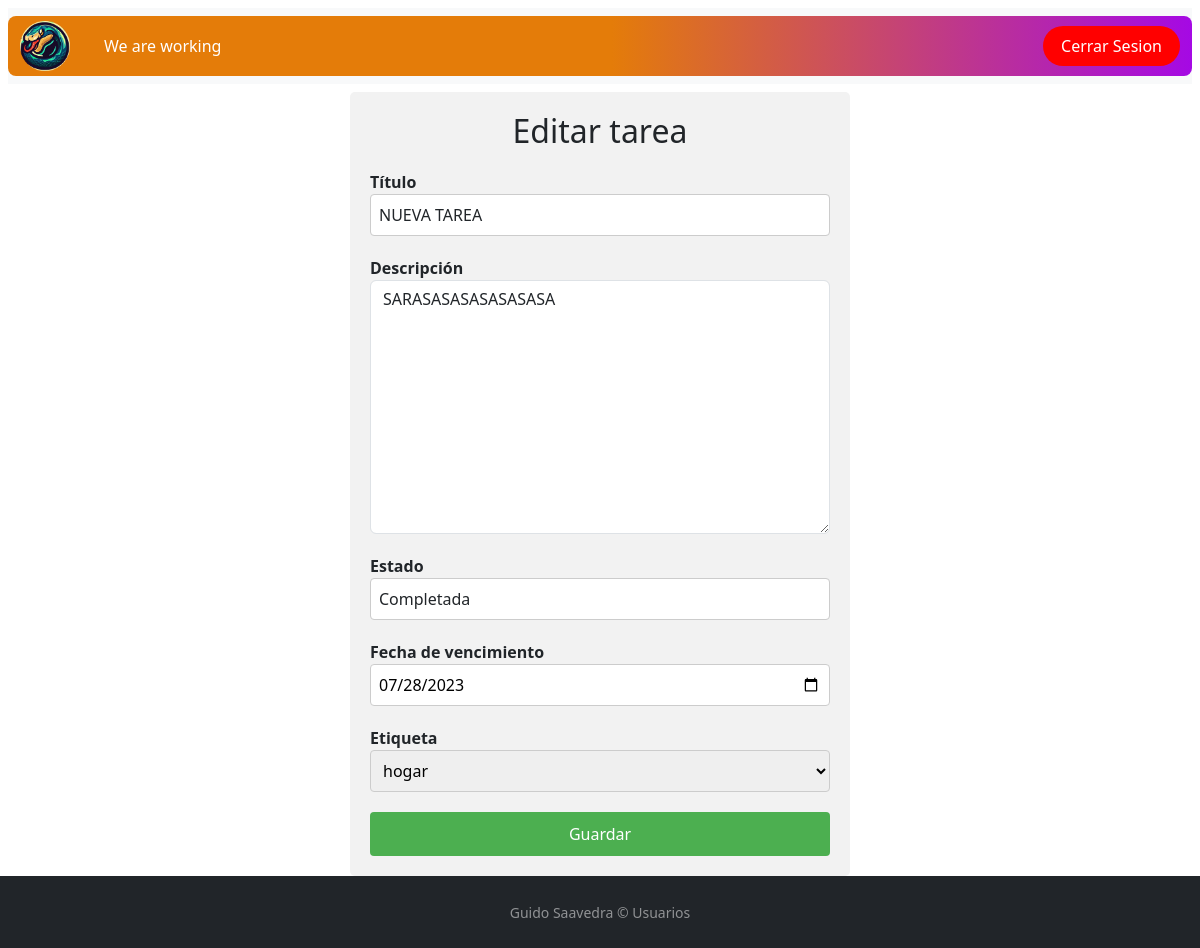
The page /editar/1/ (signed in) on the database its author committed.
### principal/models.py (models this page shows)
class Task(models.Model):
    user = models.ForeignKey(User, on_delete=models.CASCADE)
    title = models.CharField(max_length=100)
    description = models.TextField()
    due_date = models.DateTimeField(default=datetime.now)
    STATUS_CHOICES = (
        ('P', 'Pendiente'),
        ('IP', 'En progreso'),
        ('C', 'Completada'),
    )
    status = models.CharField(max_length=2, choices=STATUS_CHOICES)
    label = models.ForeignKey('Label', on_delete=models.CASCADE)

### principal/views.py (the view, shortened to what this page needs)
# urls.py: path('editar/<int:pk>/', EditTaskView.as_view(), name='editar_tarea'),
class EditTaskView(LoginRequiredMixin, UpdateView):
    model = Task
    form_class = EditTaskForm
    template_name = 'editar_tarea.html'
    success_url = reverse_lazy('pagina_principal')
    def get_queryset(self):
        queryset = super().get_queryset()
        return queryset.filter(id=self.kwargs['pk'])
    def get_context_data(self, **kwargs):
        context = super().get_context_data(**kwargs)
        context['tarea'] = self.get_queryset().first()
        return context

### principal/forms.py (shortened to what this page needs)
class EditTaskForm(forms.ModelForm):
    due_date = forms.DateField(
        widget=forms.DateInput(attrs={'type': 'date'}),
        initial=datetime.now() + timedelta(days=30)
    )
    title = forms.CharField(
        widget=forms.TextInput(attrs={'class': 'form-control'})
    )
    description = forms.CharField(
        widget=forms.Textarea(attrs={'class': 'form-control'})
    )
    status = forms.ChoiceField(
        choices=Task.STATUS_CHOICES,
        widget=forms.Select(attrs={'class': 'form-control'})
    )
    class Meta:
        model = Task
        fields = ['title', 'description', 'due_date', 'status', 'label']

### principal/models.py (called while the page is built)
    def __str__(self):
        return self.nombre

### principal/templates/editar_tarea.html (shortened to what this page needs)
{% extends 'base.html' %}
{% load static %}
{% block contenido %}
<div class="container-addtask">
    <h2>Editar tarea</h2>
    <form method="post" action="">
      <div class="form-group unique-class-1">
        <label for="id_title">Título</label>
        {{ form.title }}
      </div>
      <div class="form-group unique-class-2">
        <label for="id_description">Descripción</label>
        {{ form.description }}
      </div>
      <div class="form-group unique-class-3">
        <label for="id_status">Estado</label>
        {{ form.status }}
      </div>
      <div class="form-group unique-class-4">
        <label for="id_due_date">Fecha de vencimiento</label>
        {{ form.due_date}}
      </div>
      <div class="form-group unique-class-5">
        <label for="id_priority">Etiqueta</label>
        {{ form.label }}
      </div>
      <button type="submit" class="btn-submit unique-class-6">Guardar</button>
    </form>
  </div>
{% endblock contenido %}

### principal/static/assets/css/master.css (style rules this page uses)
input:nth-of-type(1) { grid-column: 2 / 3; grid-row: 2 / 3; }
.container-addtask { max-width: 500px; margin: 0 auto; padding: 20px; background-color: #f2f2f2; border-radius: 5px; }
.container-addtask h2 { text-align: center; margin-bottom: 20px; }
.form-group { margin-bottom: 20px; }
.form-group label { display: block; font-weight: bold; }
.form-group input, .form-group select { width: 100%; padding: 8px; border: 1px solid #ccc; border-radius: 4px; }
.btn-submit { display: block; width: 100%; padding: 10px; background-color: #4caf50; color: white; border: none; border-radius: 4px; cursor: pointer; }

### rows shown on the page
Task: title "NUEVA TAREA", description "SARASASASASASASASA", status "Completada", due_date "07/28/2023", label "hogar"
